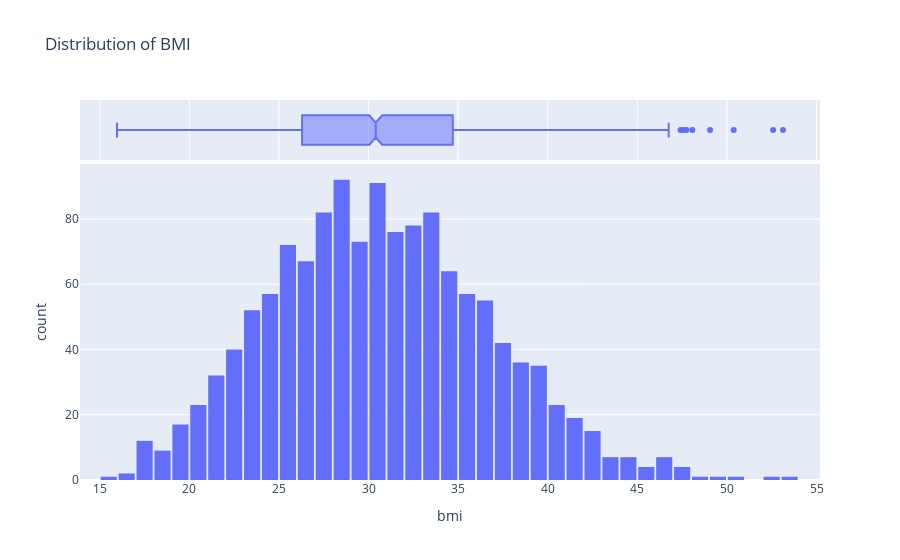

The notebook cell saved with this chart:
### Code cell
#Distribution of BMI
BMI_fig = px.histogram(df,
                       x='bmi',
                       marginal='box',
                       nbins=39,
                       title='Distribution of BMI')
BMI_fig.update_layout(bargap=0.1)
BMI_fig.show()

### Figure 1 — Plotly figure (JSON) as saved in the notebook; plotly's stock layout.template omitted (floating-point values rounded to 4 significant figures; data arrays with more than 128 entries replaced by an {"elided": "..."} marker saying what was removed)
{"data": [{"alignmentgroup": "True", "bingroup": "x", "hovertemplate": "bmi=%{x}<br>count=%{y}<extra></extra>", "legendgroup": "", "marker": {"color": "#636efa", "pattern": {"shape": ""}}, "name": "", "nbinsx": 39, "offsetgroup": "", "orientation": "v", "showlegend": false, "type": "histogram", "x": {"elided": "1338 float values"}, "xaxis": "x", "yaxis": "y"}, {"alignmentgroup": "True", "hovertemplate": "bmi=%{x}<extra></extra>", "legendgroup": "", "marker": {"color": "#636efa"}, "name": "", "notched": true, "offsetgroup": "", "showlegend": false, "type": "box", "x": {"elided": "1338 float values"}, "xaxis": "x2", "yaxis": "y2"}], "layout": {"bargap": 0.1, "barmode": "relative", "legend": {"tracegroupgap": 0}, "title": {"text": "Distribution of BMI"}, "xaxis": {"anchor": "y", "domain": [0, 1], "title": {"text": "bmi"}}, "xaxis2": {"anchor": "y2", "domain": [0, 1], "matches": "x", "showgrid": true, "showticklabels": false}, "yaxis": {"anchor": "x", "domain": [0, 0.8316], "title": {"text": "count"}}, "yaxis2": {"anchor": "x2", "domain": [0.8416, 1], "matches": "y2", "showgrid": false, "showline": false, "showticklabels": false, "ticks": ""}}}
